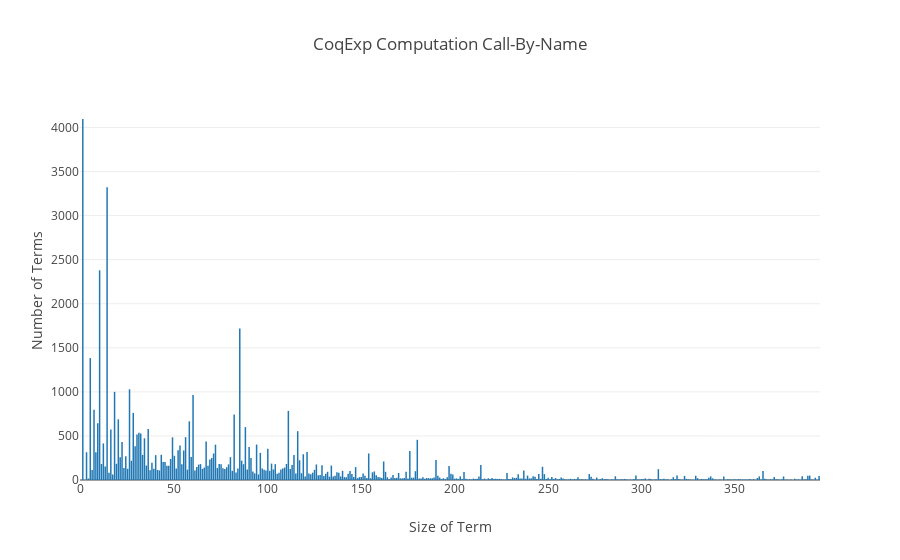

The notebook cell saved with this chart:
### Code cell
import plotly
import plotly.plotly as py
import plotly.graph_objs as go

hist_nm, maxsize = tactr_stats.coqexp_comp_p('cbname_comp', f_avg=False, f_trunc=True)
print("Maxsize", maxsize)
data = [go.Bar(x=[k for k, v in hist_nm.items()], y=[v for k, v in hist_nm.items()])]

layout = go.Layout(
    title='CoqExp Computation Call-By-Name',
    xaxis=dict(
        title='Size of Term'
    ),
    yaxis=dict(
        title='Number of Terms',
    ),
)
fig = go.Figure(data=data, layout=layout)
plotly.offline.init_notebook_mode(connected=True)
plotly.offline.iplot(fig, filename='coqexp-nm-hist')

### Figure 1 — Plotly figure (JSON) as saved in the notebook; plotly's stock layout.template omitted (floating-point values rounded to 4 significant figures; data arrays with more than 128 entries replaced by an {"elided": "..."} marker saying what was removed)
{"data": [{"type": "bar", "x": {"elided": "396 int values"}, "y": {"elided": "396 int values"}}], "layout": {"title": "CoqExp Computation Call-By-Name", "xaxis": {"title": "Size of Term"}, "yaxis": {"title": "Number of Terms"}}}
